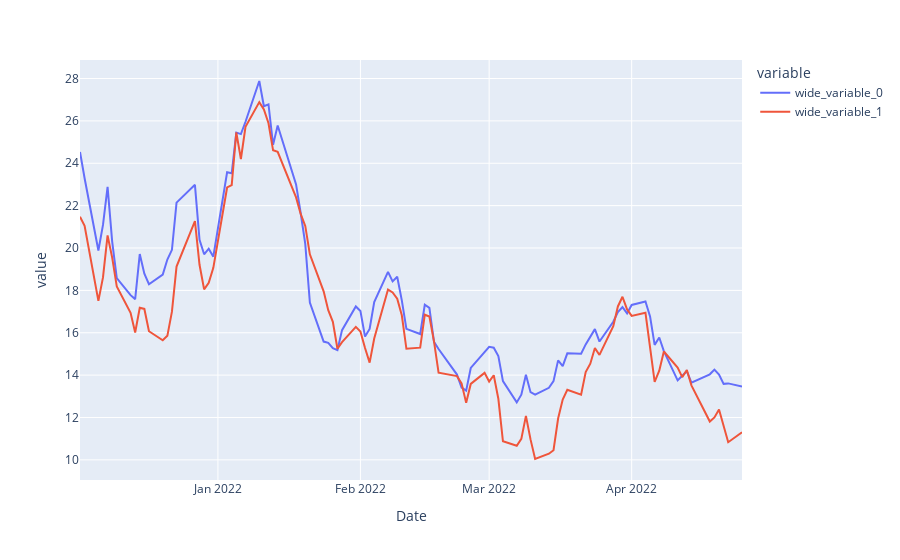

The cell this chart's notebook holds for it:
### Code cell
show_results(df, X_train, X_test, y_train, y_test, nn_modelo)
